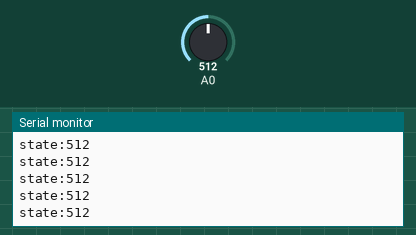
This sketch was run on a simulated Arduino Uno, built with avr-gcc and run on an emulated ATmega328P. Shown: the last lines printed to the serial monitor. Inputs (shaded band) come from the test bench; at power-on: A0 = 512.

Above: at 1.2 s.
1.3 s: A0 set to 716
At 1.31 s:
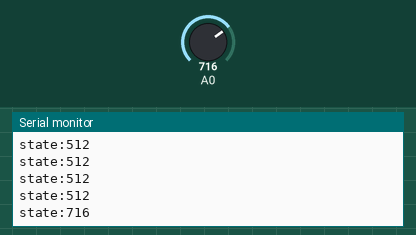
2.8 s: A0 set to 900
At 2.81 s:
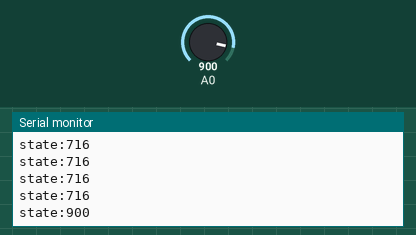
Timing chart, 0 to 5.8 s (numbered marks = the images above; inputs shaded):
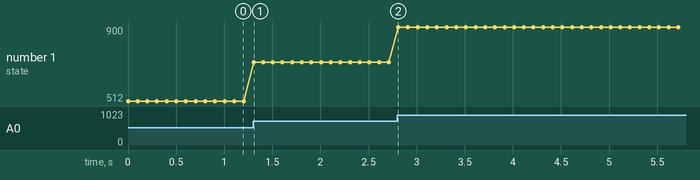

The sketch:

_06_LightSensor_01_basic.ino
```cpp
int state; //定义一个整数变量state

void setup()
{
  pinMode(A0, INPUT); //设置光敏传感器引脚为输入状态
  Serial.begin(9600); //设置串口波特率为9600
}
void loop()
{
  state = analogRead(A0); //将光敏传感器引脚的值赋给变量state
  Serial.print("state:"); //在串口监视器里打印文字 state：
  Serial.println(state); //在串口监视器里打印变量state的值，并换行
  delay(100); //延时100毫秒打印
}
```

Measured:
- after the input at 1.3 s, the serial monitor: prints a new line at once (image 1)
- after the input at 2.8 s, the serial monitor: prints a new line at once (image 2)
- plotted number 1: 512 → 716 after the input at 1.3 s, 716 → 900 after the input at 2.8 s
